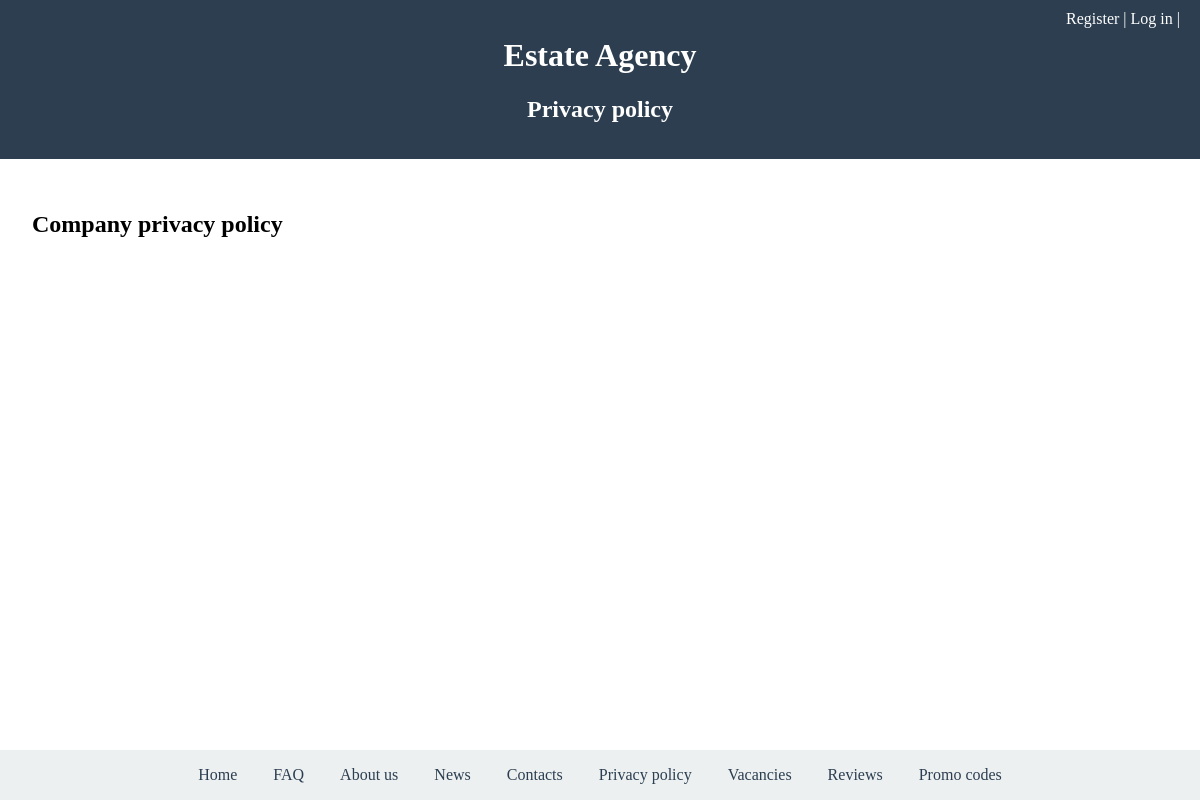
Page /privacy_policy/ on the earlier database version.
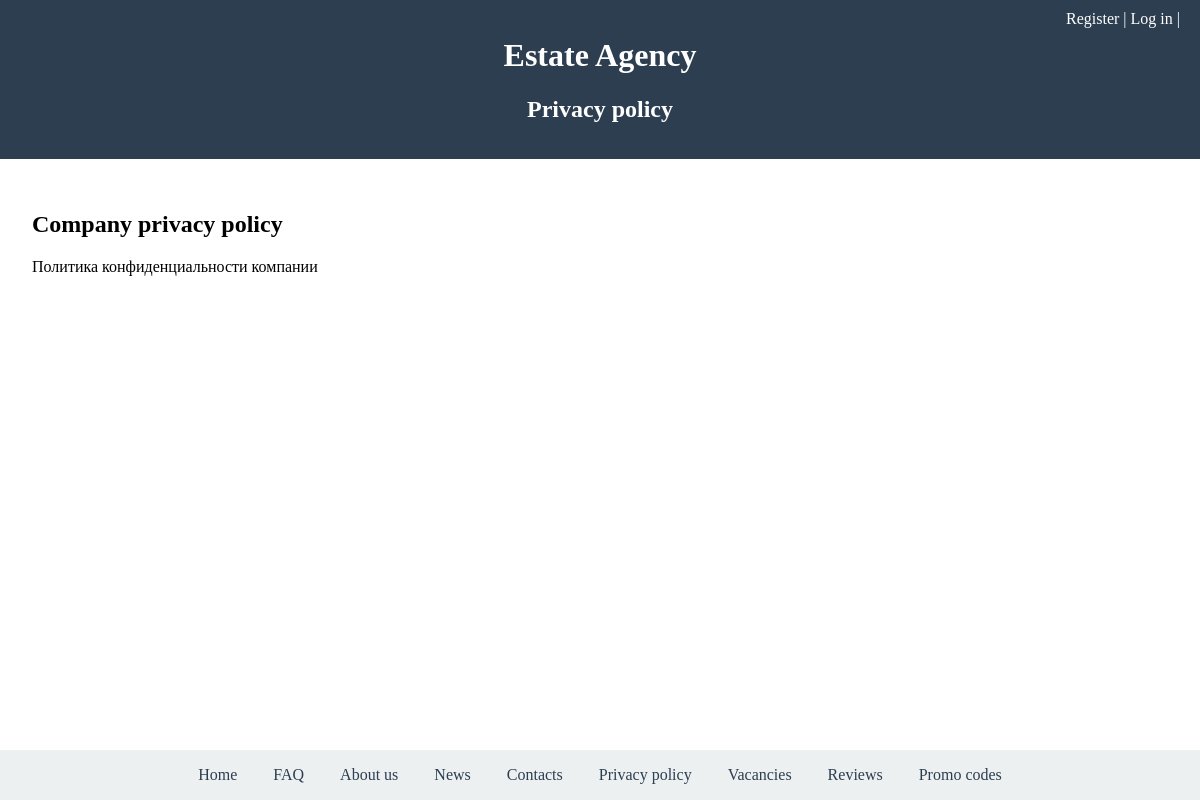
Same page on the later database version.
### site_manager/models.py (models this page shows, shortened)
class PrivacyPolicy(models.Model):
    policy_content = models.TextField()

### site_manager/views.py (the view)
# urls.py: path('privacy_policy/', views.privacy_policy, name='privacy_policy'),
def privacy_policy(request):
    policy = PrivacyPolicy.objects.last()
    if not policy: policy = ""
    return render(request, 'site_manager/privacy_policy.html',
                  {"privacy": policy})

### site_manager/templates/site_manager/privacy_policy.html
{% extends "base.html" %}
{% block site_name %}Privacy policy{% endblock %}
{% block content %}
    <h2>Company privacy policy</h2>
    <p>{{privacy.policy_content}}</p>
{% endblock %}

Differences in the rows shown:
added PrivacyPolicy: policy_content "Политика конфиденциальности компании"
